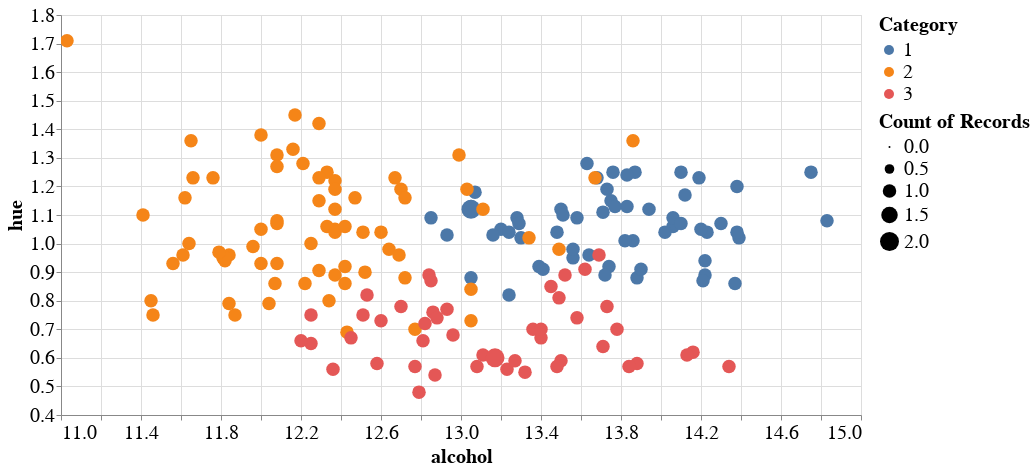

Notebook code cell kept with this figure:
### Code cell
alt.Chart(df).mark_circle().encode(
    alt.X('alcohol', scale=alt.Scale(zero=False)),
    alt.Y('hue', scale=alt.Scale(zero=False)),
    size='count()',
    color='Category:N',
    tooltip=['alcohol', 'hue', 'Category']
).interactive().properties(
    width=800,
    height=400
).configure_axis(
    labelFontSize=20,
    titleFontSize=20
).configure_legend(
    labelFontSize=20,
    titleFontSize=20
)

### Figure 1 — Vega-Lite specification as saved in the notebook (floating-point values rounded to 4 significant figures; data arrays with more than 128 entries replaced by an {"elided": "..."} marker saying what was removed)
{"config": {"view": {"continuousWidth": 300, "continuousHeight": 300}, "axis": {"labelFontSize": 20, "titleFontSize": 20}, "legend": {"labelFontSize": 20, "titleFontSize": 20}}, "data": {"name": "data-6f94534f7704237a55d08eb9dc8cf279"}, "mark": {"type": "circle"}, "encoding": {"color": {"field": "Category", "type": "nominal"}, "size": {"aggregate": "count", "type": "quantitative"}, "tooltip": [{"field": "alcohol", "type": "quantitative"}, {"field": "hue", "type": "quantitative"}, {"field": "Category", "type": "quantitative"}], "x": {"field": "alcohol", "scale": {"zero": false}, "type": "quantitative"}, "y": {"field": "hue", "scale": {"zero": false}, "type": "quantitative"}}, "height": 400, "params": [{"name": "param_5", "select": {"type": "interval", "encodings": ["x", "y"]}, "bind": "scales"}], "width": 800, "$schema": "https://vega.github.io/schema/vega-lite/v5.14.1.json", "datasets": {"data-6f94534f7704237a55d08eb9dc8cf279": {"elided": "178 records"}}}
